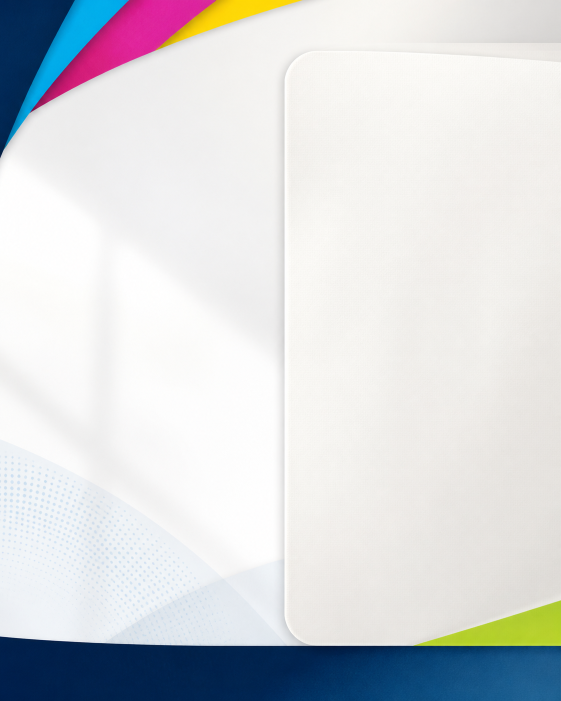
#> input picture assets/campanhas/automacao-smart-color-print/2026-08-24/base-brand-v1.png, 1122 x 1402 px (shown at 1/2 size)
$ python render.py
#> lines starting #> are read from the running program, lines starting #| are printed output that depends on the picture; after the words box and inside, x2 and y2 are one past the last pixel; in counts of white or black regions, pixels touching at a corner belong together
from pathlib import Path
import textwrap

from PIL import Image, ImageDraw, ImageFilter, ImageFont, ImageOps


ROOT = Path(__file__).resolve().parents[4]
CAMPAIGN = Path(__file__).resolve().parent
LOGO = ROOT / "assets" / "logo-scp.png"
BASE = CAMPAIGN / "base-brand-v1.png"
PHOTO = ROOT / "assets" / "trabalhos" / "canetas-personalizadas.jpg"

WIDTH = 1080
HEIGHT = 1350

NAVY = "#101935"
CYAN = "#19B3E6"
MAGENTA = "#EA1A72"
YELLOW = "#F3C515"
LIME = "#C9F04D"
OFF_WHITE = "#FFFDF8"
GRAPHITE = "#2E3443"
CARD_FILL = (255, 253, 248, 234)
CARD_BORDER = (16, 25, 53, 24)

BOLD = "/System/Library/Fonts/Supplemental/Arial Bold.ttf"
REGULAR = "/System/Library/Fonts/Supplemental/Arial.ttf"


def font(path: str, size: int) -> ImageFont.FreeTypeFont:
    return ImageFont.truetype(path, size=size)


def fit_cover(source: Image.Image, width: int, height: int) -> Image.Image:
    return ImageOps.fit(source.convert("RGB"), (width, height), method=Image.Resampling.LANCZOS)


def make_canvas() -> Image.Image:
    base = fit_cover(Image.open(BASE), WIDTH, HEIGHT).convert("RGBA")
    haze = Image.new("RGBA", (WIDTH, HEIGHT), (255, 255, 255, 0))
    draw = ImageDraw.Draw(haze)
    draw.rounded_rectangle((46, 132, 568, 1188), radius=46, fill=(255, 253, 248, 226))
    draw.rounded_rectangle((72, 170, 500, 1134), radius=38, fill=(255, 255, 255, 44))
    draw.ellipse((-130, 978, 388, 1460), fill=(25, 179, 230, 28))
    draw.ellipse((660, 1004, 1138, 1458), fill=(16, 25, 53, 16))
    haze = haze.filter(ImageFilter.GaussianBlur(18))
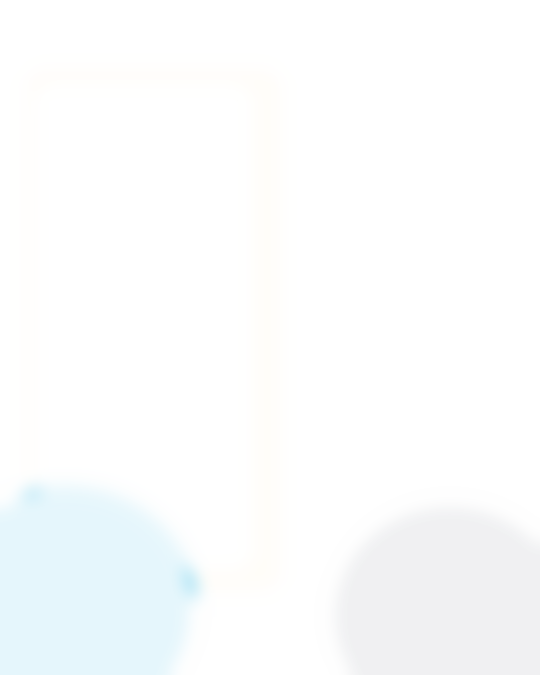
#> haze: PIL image 1080x1350 RGBA (shown at 1/2 size); mean R, G, B, A 213.8, 228, 234.5, 33.3; transparent parts drawn white
    return Image.alpha_composite(base, haze)
#> returned value: PIL image 1080x1350 RGBA


def add_shadow(base: Image.Image, bounds: tuple[int, int, int, int], radius: int = 34, blur: int = 28) -> Image.Image:
#> called with bounds = (622, 186, 972, 1130), radius = 34, blur = 30
    shadow = Image.new("RGBA", base.size, (0, 0, 0, 0))
#> shadow: PIL image 1080x1350 RGBA; every value is 0
    ImageDraw.Draw(shadow).rounded_rectangle(bounds, radius=radius, fill=(10, 18, 39, 74))
    shadow = shadow.filter(ImageFilter.GaussianBlur(blur))
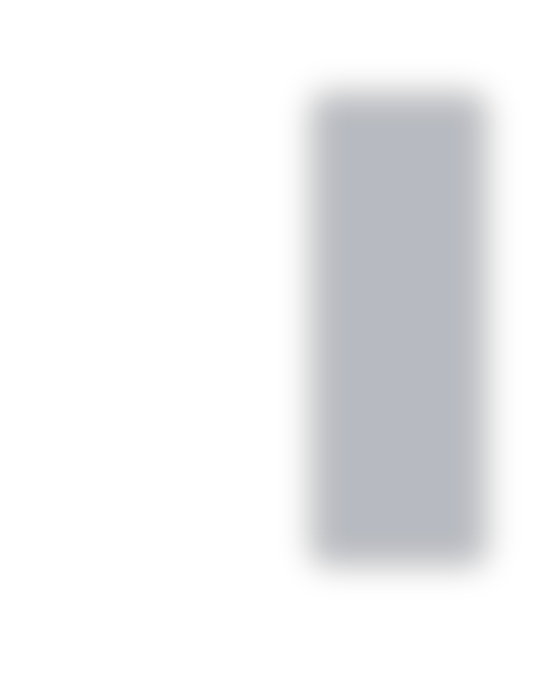
#> shadow: PIL image 1080x1350 RGBA (shown at 1/2 size); mean R, G, B, A 2.3, 4.1, 8.8, 16.8; transparent parts drawn white
    return Image.alpha_composite(base, shadow)
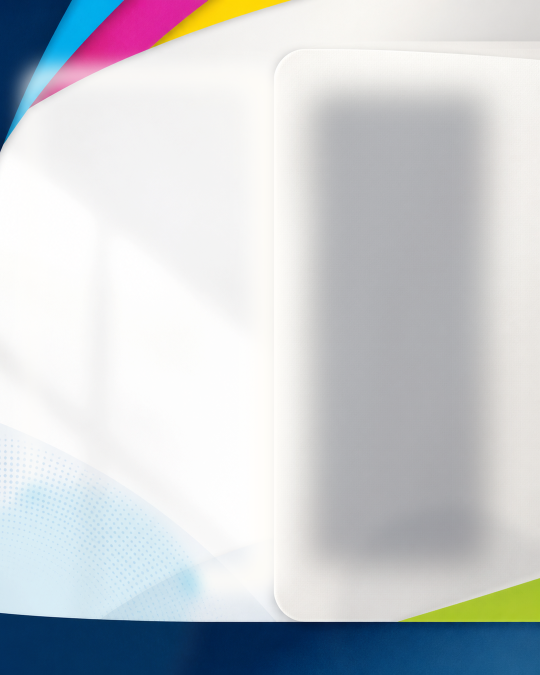
#> returned value: PIL image 1080x1350 RGBA (shown at 1/2 size); mean R, G, B, A 200.3, 204.4, 208.7, 255


def photo_card(base: Image.Image, source_path: Path, x: int, y: int, width: int, height: int, radius: int = 34) -> Image.Image:
    base = add_shadow(base, (x + 10, y + 12, x + width + 10, y + height + 12), radius=radius, blur=30)
    card = fit_cover(Image.open(source_path), width, height).convert("RGBA")
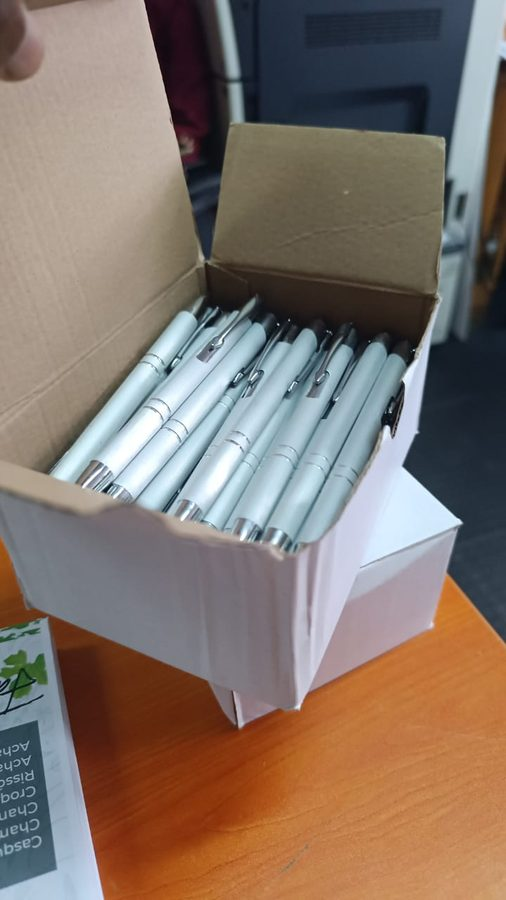
#> input picture assets/trabalhos/canetas-personalizadas.jpg, 506 x 900 px
#> call 2 of fit_cover, with width = 350, height = 944
#> in fit_cover (call 2), `return ImageOps.fit(source.convert("RGB"), (width, height), method=Ima..`:
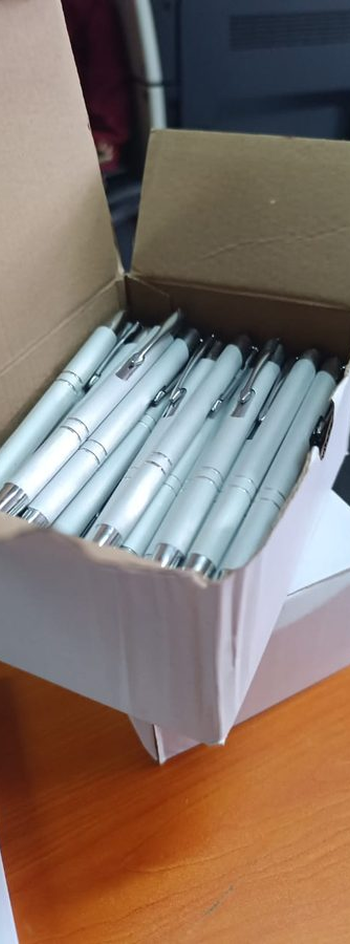
#> returned value: PIL image 350x944 RGB; mean R, G, B 132.5, 116.1, 106.5
    mask = Image.new("L", (width, height), 0)
#> mask: PIL image 350x944 L; every value is 0
    ImageDraw.Draw(mask).rounded_rectangle((0, 0, width, height), radius=radius, fill=255)
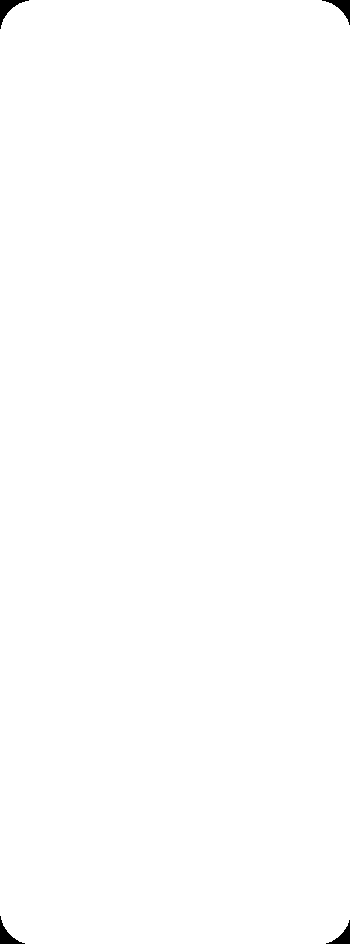
#> mask: PIL image 350x944 L; 99.7% white; 4 black regions, box (x1, y1, x2, y2) and area: (0, 0, 29, 29) 260, (322, 0, 350, 25) 231, (0, 916, 25, 944) 231, (326, 920, 350, 944) 203
    card.putalpha(mask)
    base.alpha_composite(card, (x, y))
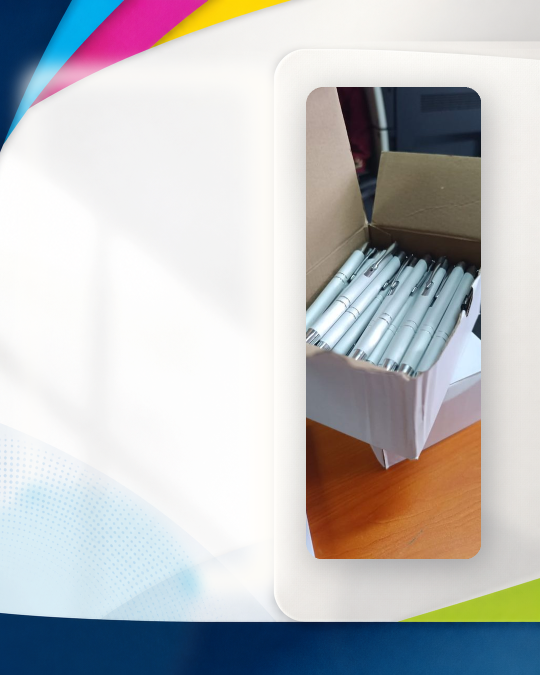
#> base: PIL image 1080x1350 RGBA (shown at 1/2 size); mean R, G, B, A 189.6, 189.8, 191.4, 255
    return base


def place_logo(base: Image.Image) -> None:
#> (the run stopped early here; a loop or call above may not have finished)
